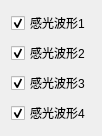
     <widget class="QWidget" name="verticalLayoutWidget">
      <property name="geometry">
       <rect>
        <x>1200</x>
        <y>180</y>
        <width>91</width>
        <height>100</height>
       </rect>
      </property>
      <layout class="QVBoxLayout" name="verticalLayout_5">
       <item>
        <widget class="QCheckBox" name="checkBox_1">
         <property name="enabled">
          <bool>true</bool>
         </property>
         <property name="text">
          <string>感光波形1</string>
         </property>
         <property name="checked">
          <bool>true</bool>
         </property>
        </widget>
       </item>
       <item>
        <widget class="QCheckBox" name="checkBox_2">
         <property name="enabled">
          <bool>true</bool>
         </property>
         <property name="text">
          <string>感光波形2</string>
         </property>
         <property name="checked">
          <bool>true</bool>
         </property>
        </widget>
       </item>
       <item>
        <widget class="QCheckBox" name="checkBox_3">
         <property name="enabled">
          <bool>true</bool>
         </property>
         <property name="text">
          <string>感光波形3</string>
         </property>
         <property name="checked">
          <bool>true</bool>
         </property>
        </widget>
       </item>
       <item>
        <widget class="QCheckBox" name="checkBox_4">
         <property name="enabled">
          <bool>true</bool>
         </property>
         <property name="text">
          <string>感光波形4</string>
         </property>
         <property name="checked">
          <bool>true</bool>
         </property>
        </widget>
       </item>
      </layout>
     </widget>
